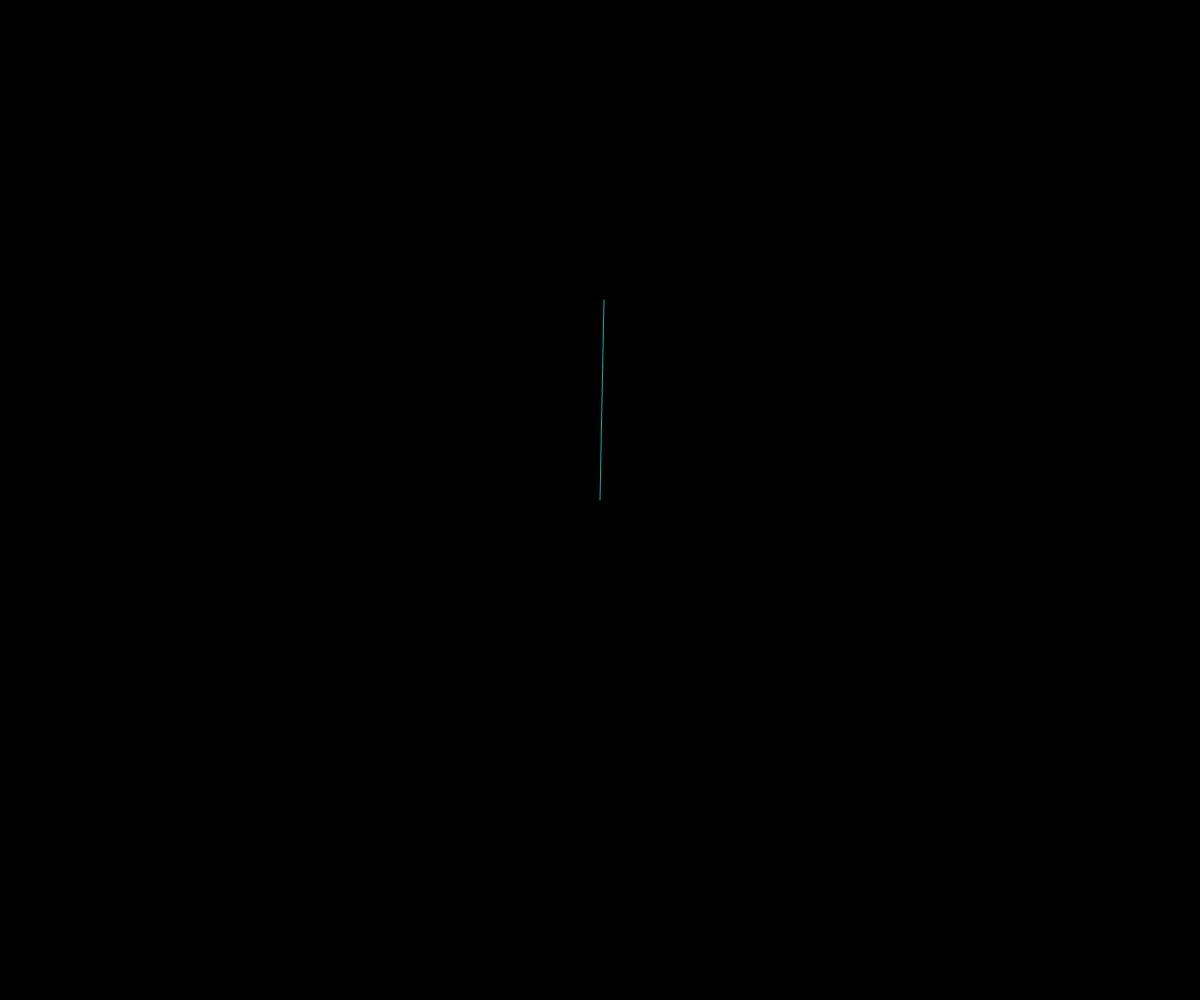
Frame 1 (no input)
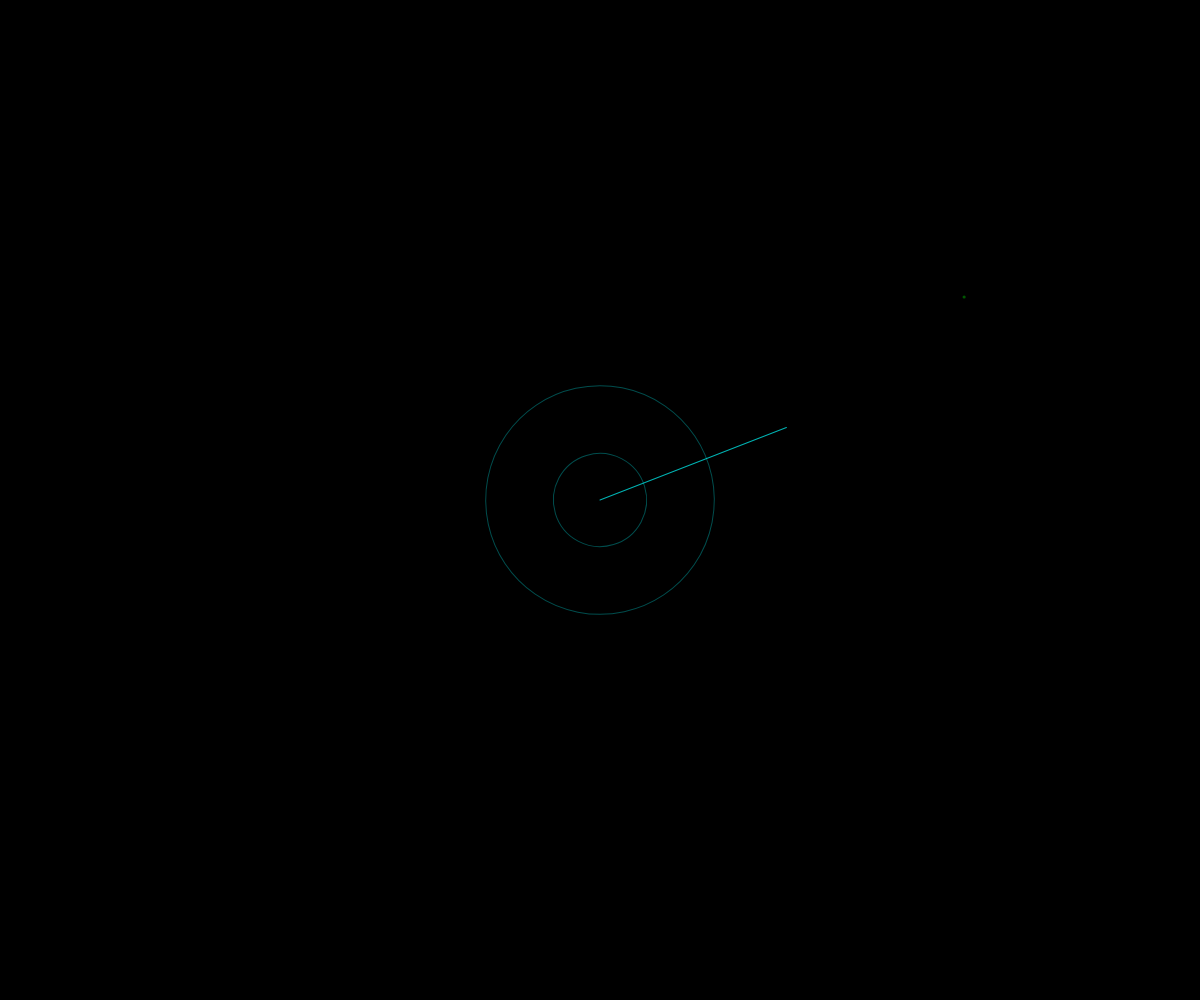
Frame 60 (no input)
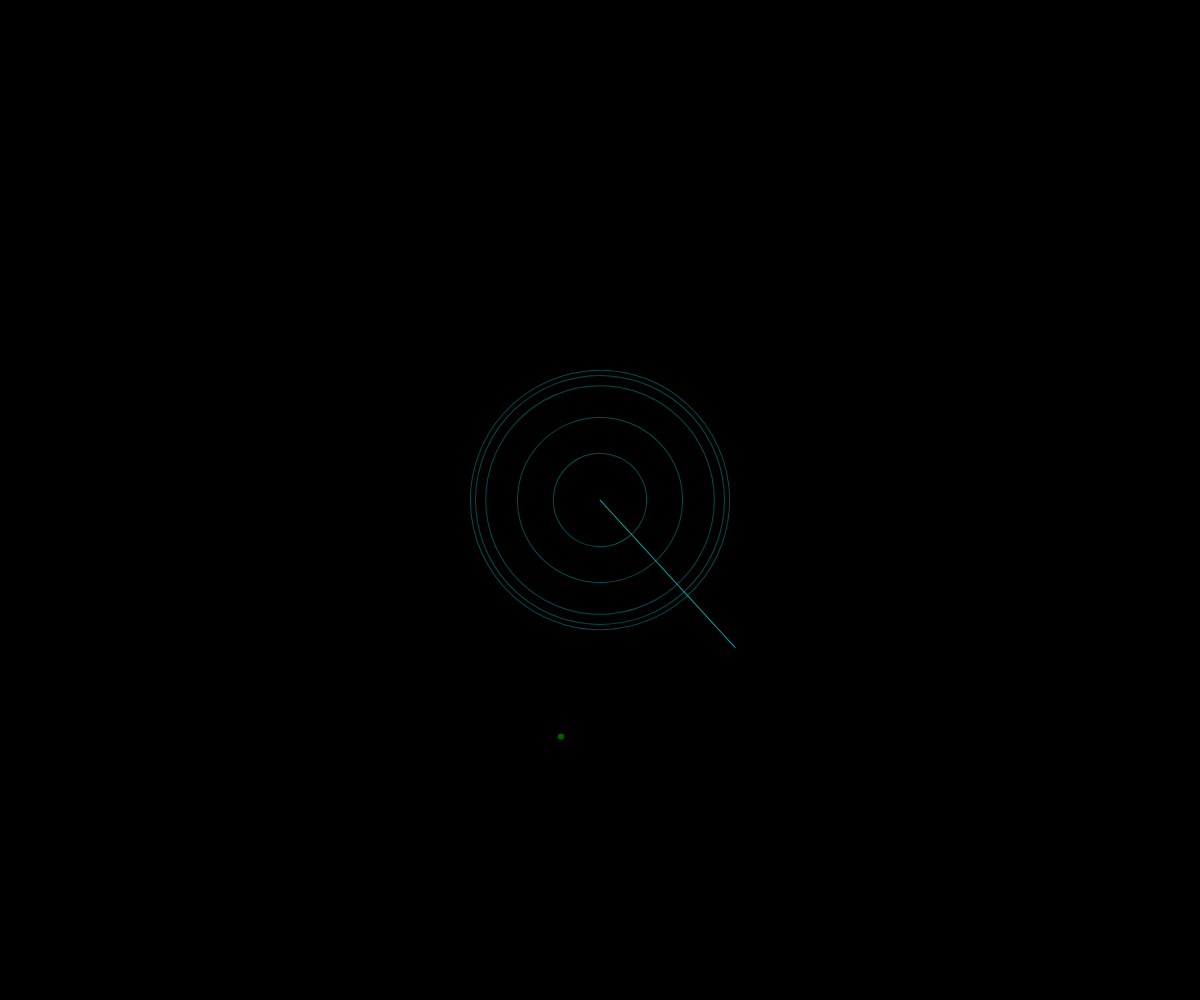
Frame 120 (the mouse pressed at the canvas centre since frame 60)

The p5.js sketch that drew these frames (run headless with seeded random() and noise() and a simulated clock; from frame 60 on, the mouse is pressed at the canvas centre):

// p5.js sketch
// ── sketch.js
let rings = [];
let pulses = [];
let sweepAngle = 0;
let pulseTimer = 0;

function setup() {
  createCanvas(windowWidth, windowHeight);
  colorMode(HSB, 360, 100, 100, 1);
  noStroke();
  frameRate(30);
}

function draw() {
  background(0);
  
  // Update sweep angle
  sweepAngle += 0.02;
  
  // Draw radar sweep
  push();
  translate(width/2, height/2);
  rotate(sweepAngle);
  
  // Draw concentric rings
  for (let i = 0; i < rings.length; i++) {
    let ring = rings[i];
    if (frameCount % ring.speed === 0) {
      ring.angle += ring.rotationSpeed;
    }
    
    push();
    rotate(ring.angle);
    stroke(180, 100, 100, 0.3);
    noFill();
    ellipse(0, 0, ring.size, ring.size);
    pop();
  }
  
  // Draw sweep line
  stroke(180, 100, 100, 0.7);
  line(0, 0, 0, -200);
  pop();
  
  // Draw pulsating dots
  for (let i = pulses.length - 1; i >= 0; i--) {
    let pulse = pulses[i];
    pulse.life -= 0.02;
    
    if (pulse.life <= 0) {
      pulses.splice(i, 1);
      continue;
    }
    
    let alpha = map(pulse.life, 0, 1, 0, 0.8);
    fill(120, 100, 100, alpha);
    noStroke();
    ellipse(pulse.x, pulse.y, pulse.size * pulse.life);
  }
  
  // Add new pulses occasionally
  pulseTimer++;
  if (pulseTimer > 30) {
    pulses.push({
      x: random(width),
      y: random(height),
      size: random(5, 15),
      life: 1
    });
    pulseTimer = 0;
  }
  
  // Add new rings occasionally
  if (frameCount % 20 === 0) {
    rings.push({
      size: random(50, 300),
      angle: random(TWO_PI),
      rotationSpeed: random(-0.01, 0.01),
      speed: floor(random(1, 10))
    });
  }
  
  // Remove old rings
  if (rings.length > 20) {
    rings.shift();
  }
}

function windowResized() {
  resizeCanvas(windowWidth, windowHeight);
}
